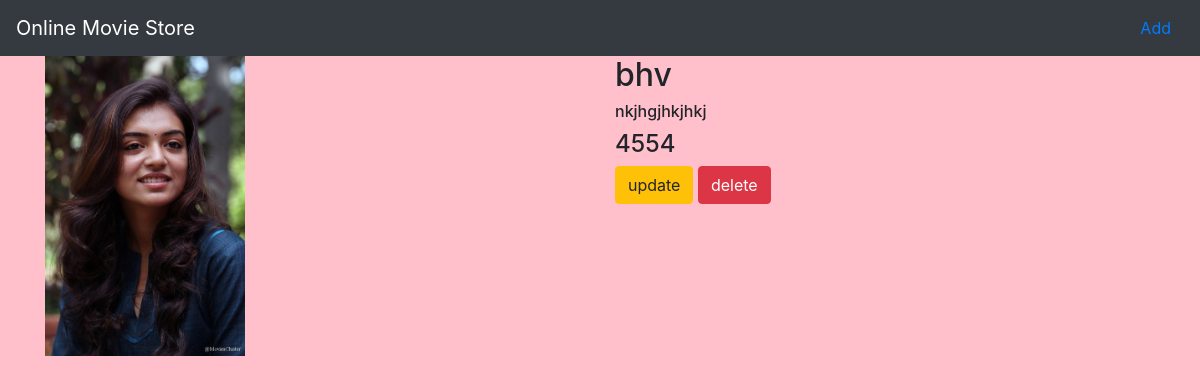
/movie/7/, run on the app's committed database.
### movieapp/models.py (models this page shows, shortened)
class Movie(models.Model):
    name=models.CharField(max_length=250)
    desc=models.TextField()
    year=models.IntegerField()
    img=models.ImageField(upload_to='gallery')

### movieapp/views.py (the view)
# urls.py: path('movie/<int:movie_id>/',views.detail,name='detail'),
def detail(request,movie_id):
    movie=Movie.objects.get(id=movie_id)
    return render(request,"detail.html",{'movie':movie})

### templates/detail.html
{% extends 'base.html' %}
{% block body %}
<div class="container">
    <div class="row">
        <div class="col-md-6">
         <a href="{% url 'movieapp:add_movie' movie.id %}"><img src="{{movie.img.url}}" width="200" height="300"></a>
        </div>
<div class="col-md-6">
   <h2> {{movie.name}}</h2>
    <h6>{{movie.desc}}</h6>
    <h4>{{movie.year}}</h4>
    <a class="btn btn-warning" href="{% url 'movieapp:update' movie.id %}">update</a>
    <a class="btn btn-danger" href="{% url 'movieapp:delete' movie.id %}">delete</a>
</div>
    </div>
</div>
{% endblock %}

### movieproject/static/style.css (style rules this page uses)
body { background-color:pink; }

### data on the page
Movie: img (picture), name "bhv", desc "nkjhgjhkjhkj", year "4554"
